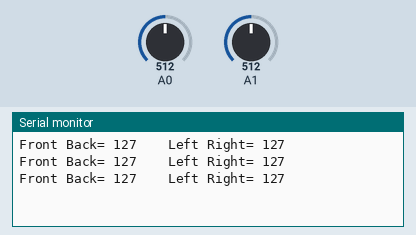
Simulated run of this sketch. Board: Arduino Uno, built with avr-gcc and run on an emulated ATmega328P. Shown: the last lines printed to the serial monitor. The inputs (shaded band) are chosen by the test bench; at power-on: A0 = 512, A1 = 512.

Above: at 1.3 s.
1.4 s: A0 set to 716
At 1.9 s:
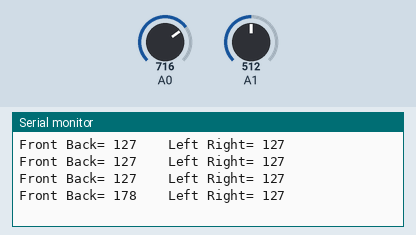
2.9 s: A1 set to 716
At 3.4 s:
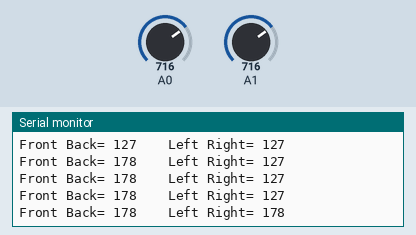
4.4 s: A0 set to 900
At 4.9 s:
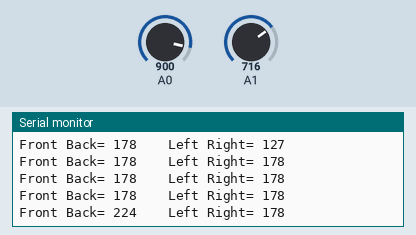
5.9 s: A1 set to 900
At 6.4 s:
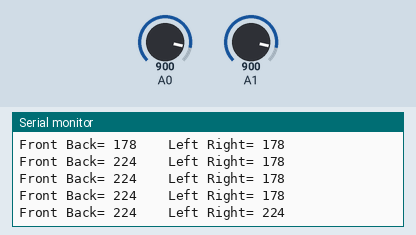
Timing chart, 0 to 8.4 s (numbered marks = the images above; inputs shaded):
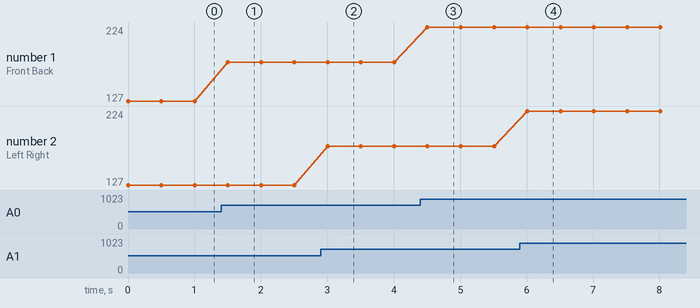

The sketch:

joystick.ino
```cpp
int frontback;
int leftright;
int a0;
int a1;
void setup() {
  Serial.begin(9600);

}

void loop() {
  a0=analogRead(A0);
  a1=analogRead(A1);
  frontback=map(a0,0,1023,0,255);
  leftright=map(a1,0,1023,0,255);
  Serial.print("Front Back= ");
  Serial.print(frontback);
  Serial.print("    Left Right= ");
  Serial.println(leftright);
  delay(500);
}
```

Measured:
- after the input at 1.4 s, the serial monitor: prints a new line after 0.10 s (image 1)
- after the input at 2.9 s, the serial monitor: prints a new line after 0.11 s (image 2)
- after the input at 4.4 s, the serial monitor: prints a new line after 0.11 s (image 3)
- after the input at 5.9 s, the serial monitor: prints a new line after 0.11 s (image 4)
- plotted number 1: 127 → 178 after the input at 1.4 s, 178 → 224 after the input at 4.4 s
